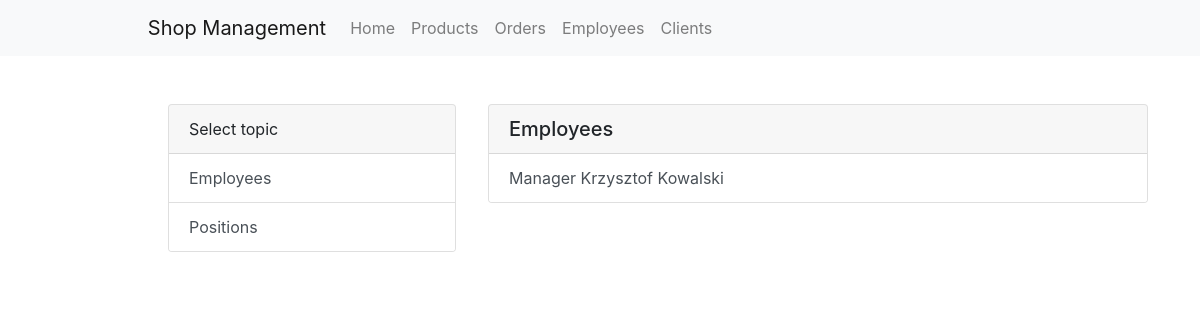
The app's page /employees/, older data.
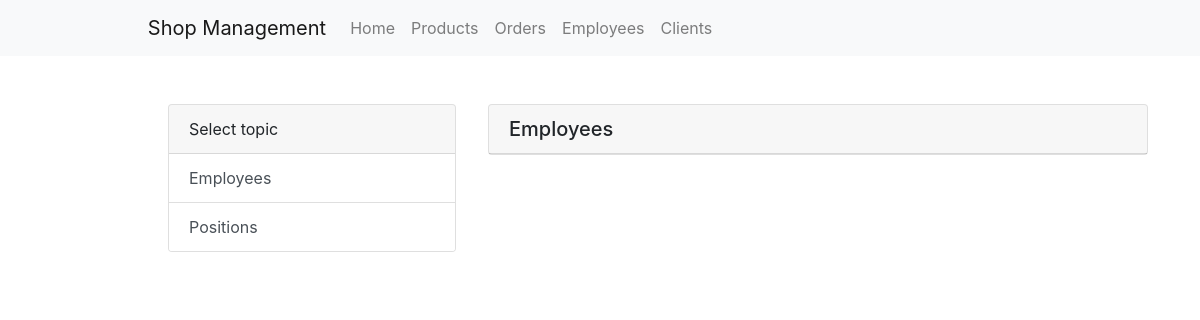
The same page, newer data.
### employees/models.py (models this page shows, shortened)
class Employee(models.Model):
    name = models.CharField(max_length=100)
    surname = models.CharField(max_length=100)
    phone_number = models.CharField(max_length=9)
    email = models.EmailField(blank=True, null=True)
    salary = models.FloatField(validators=[MinValueValidator(0)])
    hours_per_week = models.PositiveIntegerField()
    position = models.ForeignKey(Position, on_delete=models.SET_NULL, null=True)
    def __str__(self):
        return f'{self.position} {self.name} {self.surname}'

class Position(models.Model):
    name = models.CharField(max_length=100)
    salary_min = models.FloatField(validators=[MinValueValidator(0)])
    salary_max = models.FloatField(validators=[MinValueValidator(0)])
    def __str__(self):
        return self.name

### employees/views.py (the view)
# urls.py: path('', views.EmployeeListView.as_view(), name='employee-list'),
class EmployeeListView(generic.ListView):
    model = Employee
    paginate_by = 20
    template_name = 'employee_list.html'
    def get_context_data(self,**kwargs):
        context = super().get_context_data(**kwargs)
        context['name'] = 'Employees'
        return context

### templates/employee_list.html
{% extends "base.html" %}
{% block content%}
    <div style="width: 90%; margin-left: 5%;">
        <div class="position-fixed card" style="width: 18rem;">
            <div class="card-header">
              Select topic
            </div>
            <ul class="list-group list-group-flush">
                <a class="list-group-item list-group-item-action" href="{% url 'employees:employee-list' %}">Employees</a>
                <a class="list-group-item list-group-item-action" href="{% url 'employees:position-list' %}">Positions</a>
            </ul>
        </div>
        {% include "list.html" %}
    </div>
{% endblock %}

### templates/list.html
<div class="position-fixed card" style="width: 55%; margin-left: 20rem;">
    <ul class="list-group list-group-flush">
        <div class="card-header">
            <h5 style="margin-bottom: 0;">{{ name }}</h5>
          </div>
        {% for obj in object_list %}
            {% if name == 'Products' %}
                <a class="list-group-item list-group-item-action" href="{{ obj.code }}">{{ obj }}</a>
            {% else %}
                <a class="list-group-item list-group-item-action" href="{{ obj.id }}">{{ obj }}</a>
            {% endif %}
        {% endfor %}
    </ul>
</div>

Row changes from the older to the newer data that the page shows:
removed Employee: position+name+surname "Manager Krzysztof Kowalski"
